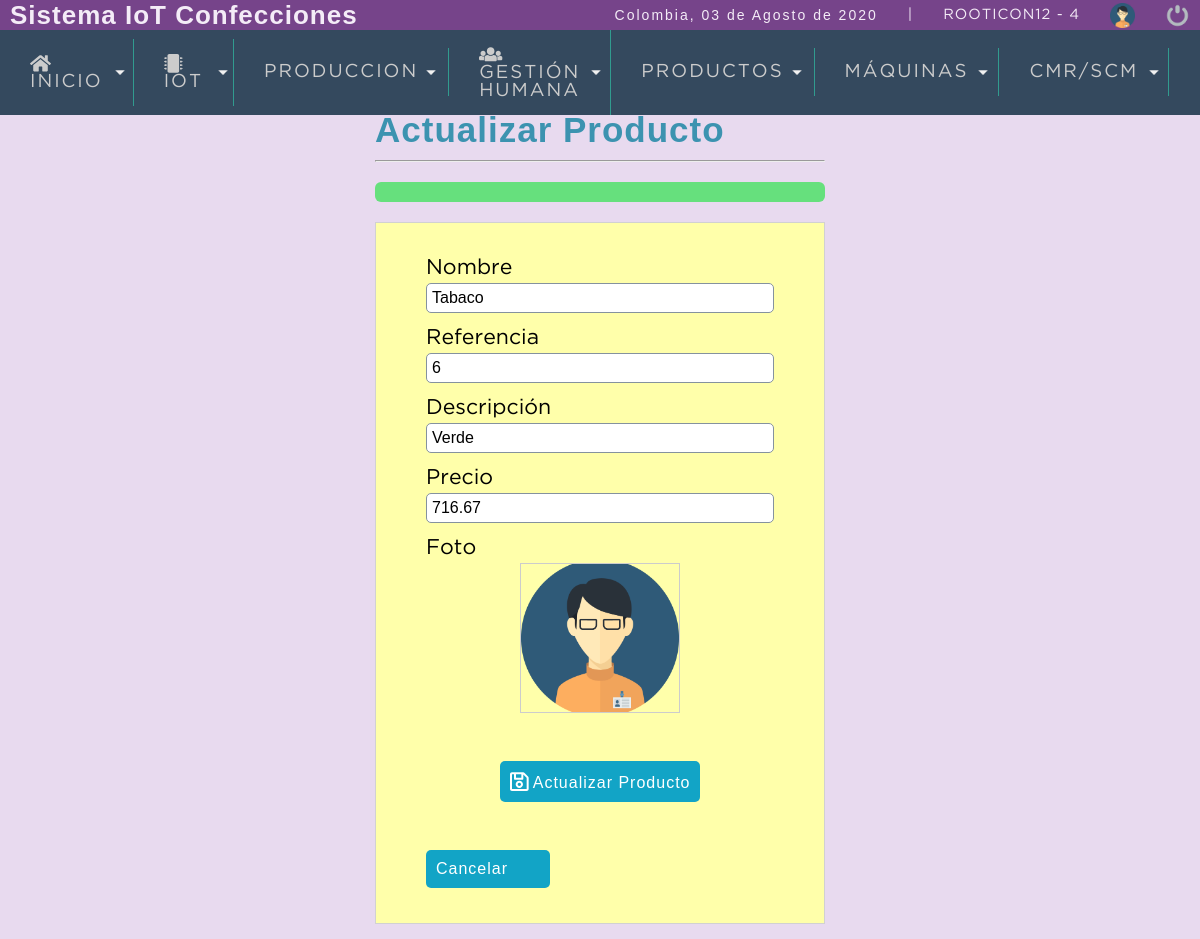
Page /sistema/editar_producto.php?id=15 (signed in) on the earlier database version.
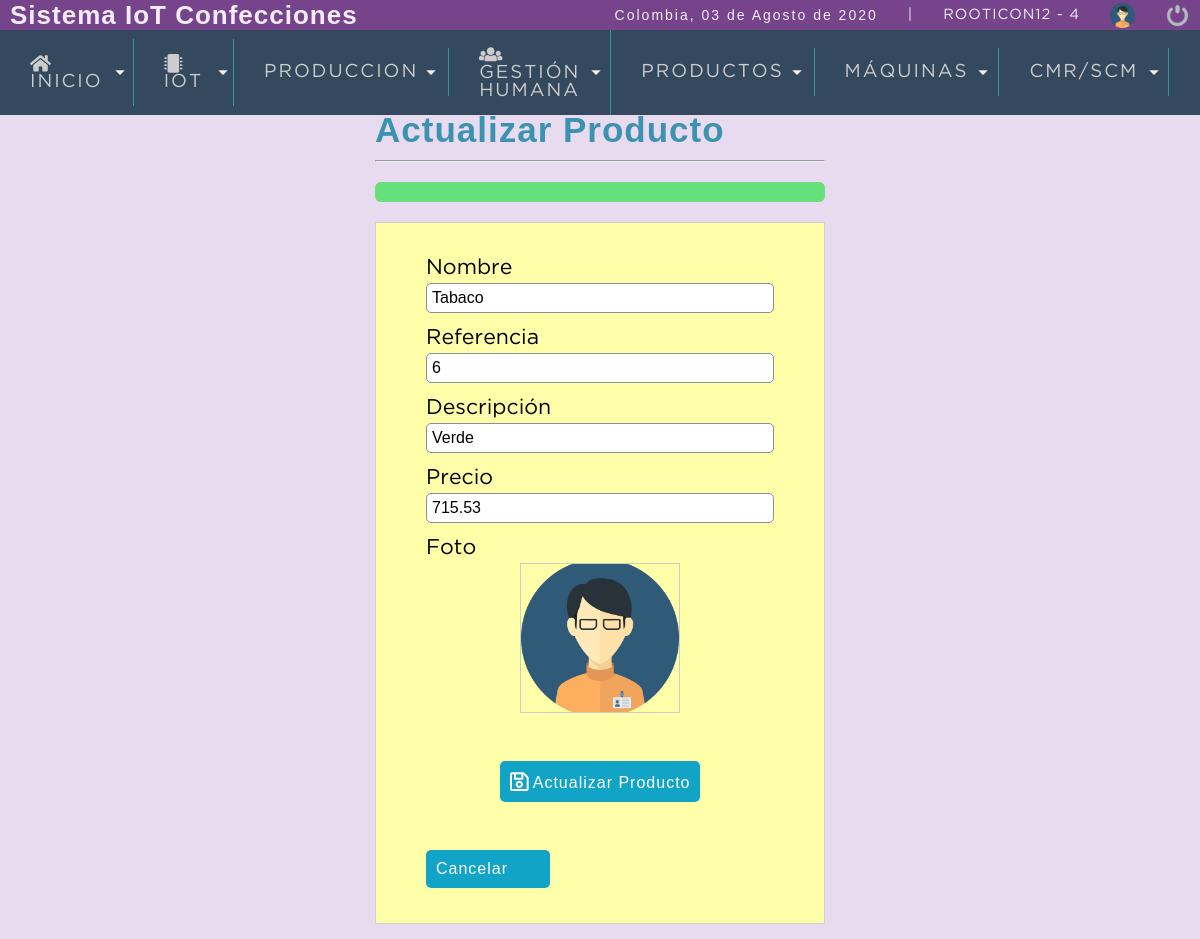
Same page on the later database version.
### tables this page shows
CREATE TABLE `producto` (
  `idproducto` int(11) NOT NULL,
  `nombre` varchar(30) NOT NULL,
  `referencia` varchar(15) NOT NULL,
  `descripcion` varchar(100) DEFAULT NULL,
  `precio` decimal(10,2) DEFAULT NULL,
  `existencia` int(11) DEFAULT NULL,
  `foto` mediumtext DEFAULT NULL,
  `created_at` datetime NOT NULL DEFAULT current_timestamp(),
  `updated_at` datetime DEFAULT NULL,
  `deleted_at` datetime DEFAULT NULL,
  `status` int(11) NOT NULL DEFAULT 1,
  `usuario_id` int(11) NOT NULL
);

### sistema/editar_producto.php (the view, shortened to what this page needs)
<?php
	include "includes/scripts.php";
	if (empty($_REQUEST['id'])){
		header('location: lista_productos.php');
	}else{
		$id_producto=$_REQUEST['id'];
		include "../conexion.php";
		$query_producto=mysqli_query($conexion,"SELECT idproducto,nombre,descripcion,referencia,precio,foto FROM producto WHERE (idproducto=$id_producto AND status=1)");
		$result=mysqli_num_rows($query_producto);
		if($result>0){
			$data_producto=mysqli_fetch_assoc($query_producto);
		}else{
			header('location: lista_productos.php');
		}
	}
?>
<!DOCTYPE html>
<html lang="en">
<head>
</head>
<body>
	<?php  include "includes/header.php"; ?>
	<section id="container">
		<div class="form_register">
			<h1>Actualizar Producto</h1>
			<hr>
			<div class="alert"> <?php echo isset($alert) ? $alert : ''; ?></div>
			<form action="" method="post" enctype="multipart/form-data">
				<label for='nombre'>Nombre</label>
				<input type="text" name="nombre" id="nombre" placeholder="Nombre del Producto" value="<?php echo $data_producto['nombre']; ?>">
				<label for='referencia'>Referencia</label>
				<input type="text" name="referencia" id="referencia" placeholder="Referencia" value="<?php echo $data_producto['referencia']; ?>">
				<label for="descripcion">Descripción</label>
				<input type="text" name="descripcion" id="descripcion" placeholder="Descripción" value="<?php echo $data_producto['descripcion']; ?>">
				<label for="precio">Precio</label>
				<input type="number" name="precio" id="precio" placeholder="Precio" value="<?php echo $data_producto['precio']; ?>">
				<div class="photo">
					<label for="foto">Foto</label>
			        <div class="prevPhoto">
			        	<label for="foto"></label>
			        </div>
				</div>
				<br>
				<button type="submit" class="btn_save"><i class="far fa-save fa-lg"></i> Actualizar Producto</button>
				<br>
				<a class="btn_cancel" href="lista_productos.php">Cancelar</a>
			</form>
		</div>
	</section>
</body>
</html>

Differences in the rows shown:
changed producto "Tabaco": precio "716.67" → "715.53"
